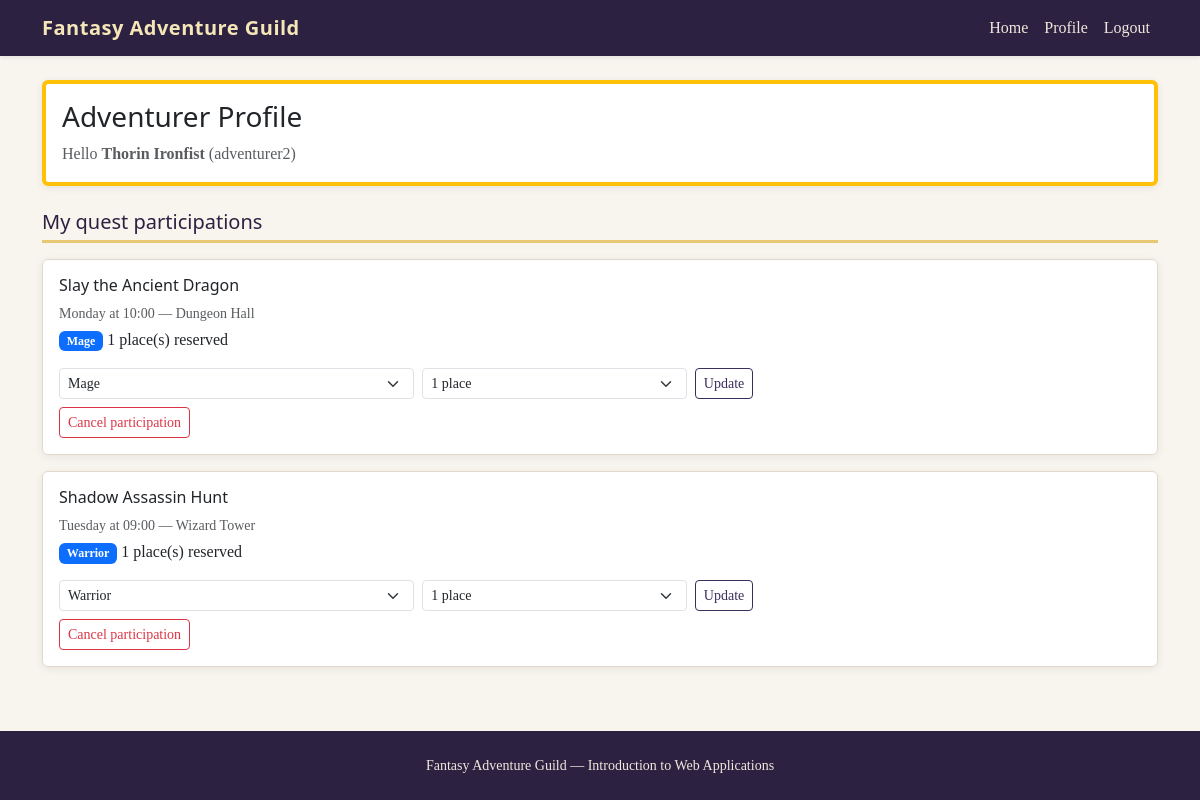
/profile (signed in), run on the app's committed database.
### tables this page shows
CREATE TABLE users (
    id INTEGER PRIMARY KEY AUTOINCREMENT,
    username TEXT UNIQUE NOT NULL,
    email TEXT UNIQUE NOT NULL,
    first_name TEXT NOT NULL,
    last_name TEXT NOT NULL,
    password TEXT NOT NULL,
    role TEXT NOT NULL CHECK(role IN ('Guild Master', 'Adventurer'))
);

CREATE TABLE participations (
    id INTEGER PRIMARY KEY AUTOINCREMENT,
    user_id INTEGER NOT NULL,
    session_id INTEGER NOT NULL,
    role_category TEXT NOT NULL CHECK(role_category IN ('Warrior', 'Mage', 'Healer')),
    slots_reserved INTEGER NOT NULL CHECK(slots_reserved IN (1, 2)),
    FOREIGN KEY (user_id) REFERENCES users(id),
    FOREIGN KEY (session_id) REFERENCES quest_sessions(id),
    UNIQUE(user_id, session_id)
);

CREATE TABLE quests (
    id INTEGER PRIMARY KEY AUTOINCREMENT,
    title TEXT NOT NULL UNIQUE,
    duration INTEGER NOT NULL,
    quest_type TEXT NOT NULL CHECK(quest_type IN ('combat', 'exploration', 'puzzle', 'stealth', 'magic', 'survival')),
    difficulty TEXT NOT NULL CHECK(difficulty IN ('easy', 'medium', 'hard', 'legendary')),
    description TEXT NOT NULL,
    image_url TEXT NOT NULL
);

CREATE TABLE quest_sessions (
    id INTEGER PRIMARY KEY AUTOINCREMENT,
    quest_id INTEGER NOT NULL,
    day_of_week TEXT NOT NULL CHECK(day_of_week IN ('Monday', 'Tuesday', 'Wednesday', 'Thursday', 'Friday', 'Saturday', 'Sunday')),
    start_time TEXT NOT NULL,
    location TEXT NOT NULL CHECK(location IN ('Dungeon Hall', 'Enchanted Forest', 'Wizard Tower')),
    FOREIGN KEY (quest_id) REFERENCES quests(id)
);

### routes/profile_routes.py (the view, shortened to what this page needs)
@profile_bp.route("/profile")
@login_required
def index():
    participations = get_user_participations(current_user.id)
    return render_template("profile_adventurer.html", participations=participations)

### app.py (called while the page is built)
@login_manager.user_loader
def load_user(user_id):
    row = get_user_by_id(user_id)
    if row:
        return User(
            row["id"],
            row["username"],
            row["email"],
            row["first_name"],
            row["last_name"],
            row["role"],
        )
    return None

### dao/participation_dao.py (called while the page is built)
def get_user_participations(user_id):
    conn = get_db()
    rows = conn.execute(
        """
        SELECT
            p.id AS participation_id,
            p.role_category,
            p.slots_reserved,
            qs.day_of_week,
            qs.start_time,
            qs.location,
            q.title
        FROM participations as p
        JOIN quest_sessions as qs ON qs.id = p.session_id
        JOIN quests as q ON q.id = qs.quest_id
        WHERE p.user_id = ?
        ORDER BY qs.day_of_week, qs.start_time
        """,
        (user_id,),
    ).fetchall()
    close_db(conn)
    return rows

### dao/user_dao.py (called while the page is built)
def get_user_by_id(user_id):
    conn = get_db()
    row = conn.execute("SELECT * FROM users WHERE id = ?", (user_id,)).fetchone()
    close_db(conn)
    return row

### database/database.py (called while the page is built)
def get_db():
    conn = sqlite3.connect(DATABASE)
    conn.row_factory = sqlite3.Row
    conn.execute("PRAGMA foreign_keys = ON")
    return conn

### templates/profile_adventurer.html (shortened to what this page needs)
{% extends "base.html" %}
{% block content %}
<section class="card profile-banner mb-4 border-start border-warning border-4">
    <div class="card-body">
        <h1 class="h3">Adventurer Profile</h1>
        <p class="text-muted mb-0">Hello <strong>{{ current_user.first_name }} {{ current_user.last_name }}</strong> ({{ current_user.username }})</p>
    </div>
</section>
<section>
    <h2 class="h5 section-title mb-3">My quest participations</h2>
    {% if participations %}
        {% for item in participations %}
            <article class="card guild-card mb-3">
                <div class="card-body">
                    <h3 class="h6 card-title">{{ item.title }}</h3>
                    <p class="text-muted small mb-1">{{ item.day_of_week }} at {{ item.start_time }} — {{ item.location }}</p>
                    <p class="mb-3">
                        <span class="badge text-bg-primary">{{ item.role_category }}</span>
                        {{ item.slots_reserved }} place(s) reserved
                    </p>
                    <form class="row g-2" method="post" action="{{ url_for('quest.edit_participation', participation_id=item.participation_id) }}">
                        <div class="col-md-4">
                            <select class="form-select form-select-sm" name="role" required>
                                {% for role in ['Warrior','Mage','Healer'] %}
                                    <option value="{{ role }}" {% if role == item.role_category %}selected{% endif %}>{{ role }}</option>
                                {% endfor %}
                            </select>
                        </div>
                        <div class="col-md-3">
                            <select class="form-select form-select-sm" name="slots" required>
                                <option value="1" {% if item.slots_reserved == 1 %}selected{% endif %}>1 place</option>
                            </select>
                        </div>
                        <div class="col-md-3">
                            <button class="btn btn-outline-primary btn-sm" type="submit">Update</button>
                        </div>
                    </form>
                    <form class="mt-2 cancel-form" method="post" action="{{ url_for('quest.cancel', participation_id=item.participation_id) }}">
                        <button class="btn btn-outline-danger btn-sm" type="submit">Cancel participation</button>
                    </form>
                </div>
            </article>
        {% endfor %}
    {% else %}
        <p class="alert alert-light empty-box text-center">You have not joined any quest session yet.</p>
    {% endif %}
</section>
{% endblock %}

### static/css/style.css (style rules this page uses)
body { background-color: #f8f5ef; color: #2a2438; font-family: Georgia, "Times New Roman", serif; min-height: 100vh; display: flex; flex-direction: column; }
h1, h2, h3, h4, h5, h6, .navbar-brand { font-family: "Segoe UI", Tahoma, sans-serif; }
.section-title { color: #2d2142; border-bottom: 3px solid #e8c872; padding-bottom: 0.4rem; }
.guild-card { border-color: #e2d9cc; box-shadow: 0 2px 8px rgba(42, 36, 56, 0.08); }
.profile-banner { border-color: #e2d9cc; box-shadow: 0 2px 8px rgba(42, 36, 56, 0.08); }
.profile-banner p { color: #5c5368; }
.btn-outline-primary { --bs-btn-color: #3b2d5c; --bs-btn-border-color: #3b2d5c; --bs-btn-hover-bg: #3b2d5c; --bs-btn-hover-border-color: #3b2d5c; }

### data on the page
users: first_name "Thorin", last_name "Ironfist", username "adventurer2"
participations: title "Slay the Ancient Dragon", day_of_week "Monday", start_time "10:00", location "Dungeon Hall", role_category "Mage", slots_reserved "1", role "Mage", slots "1 place"
participations: title "Shadow Assassin Hunt", day_of_week "Tuesday", start_time "09:00", location "Wizard Tower", role_category "Warrior", slots_reserved "1", role "Warrior", slots "1 place"
